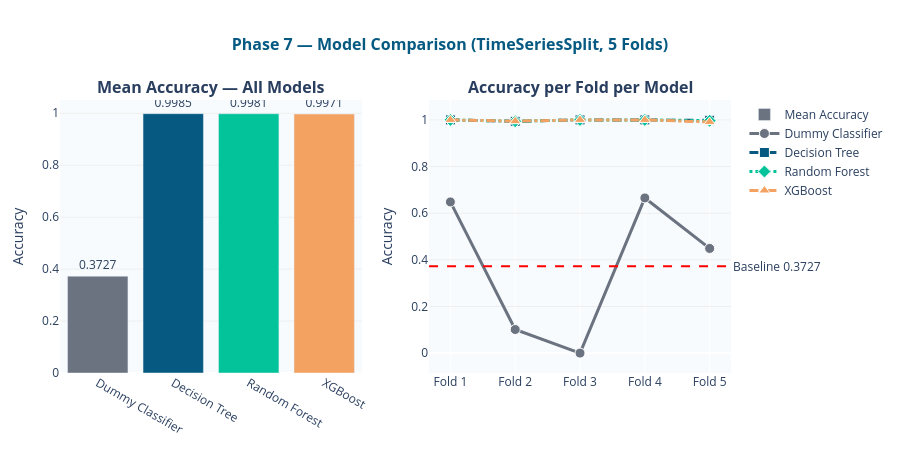

Notebook code for this chart:
### Markdown cell above
## Step 12 — Visualisations

### Code cell
COLORS     = ['#6B7280', '#065A82', '#02C39A', '#F4A261']
model_names = list(results.keys())
mean_accs   = [results_df.loc[n, 'Mean'] for n in model_names]

fig = make_subplots(
    rows=1, cols=2,
    subplot_titles=[
        '<b>Mean Accuracy — All Models</b>',
        '<b>Accuracy per Fold per Model</b>'
    ]
)

fig.add_trace(go.Bar(
    x=model_names, y=mean_accs,
    marker_color=COLORS,
    text=[f'{v:.4f}' for v in mean_accs],
    textposition='outside',
    name='Mean Accuracy'
), row=1, col=1)

DASHES  = ['solid', 'dash', 'dot', 'dashdot']
SYMBOLS = ['circle', 'square', 'diamond', 'triangle-up']
for i, (name, color) in enumerate(zip(model_names, COLORS)):
    fig.add_trace(go.Scatter(
        x=fold_cols,
        y=results[name],
        mode='lines+markers',
        name=name,
        line=dict(color=color, width=3, dash=DASHES[i % len(DASHES)]),
        marker=dict(size=10, symbol=SYMBOLS[i % len(SYMBOLS)],
                    line=dict(color='white', width=1))
    ), row=1, col=2)

fig.add_hline(
    y=dummy_mean, line_dash='dash', line_color='red',
    annotation_text=f'Baseline {dummy_mean:.4f}',
    annotation_position='right', row=1, col=2
)

fig.update_layout(
    title=dict(
        text='<b>Phase 7 — Model Comparison (TimeSeriesSplit, 5 Folds)</b>',
        font=dict(size=16, color='#065A82'), x=0.5
    ),
    height=450,
    paper_bgcolor='white',
    plot_bgcolor='#F8FBFD',
    margin=dict(t=100, b=60, l=60, r=60)
)
fig.update_yaxes(title_text='Accuracy', showgrid=True, gridcolor='#EEEEEE')
fig.write_html('phase7_model_comparison.html')
fig.show()

### Figure 1 — Plotly figure (JSON) as saved in the notebook; plotly's stock layout.template omitted (floating-point values rounded to 4 significant figures)
{"data": [{"marker": {"color": ["#6B7280", "#065A82", "#02C39A", "#F4A261"]}, "name": "Mean Accuracy", "text": ["0.3727", "0.9985", "0.9981", "0.9971"], "textposition": "outside", "type": "bar", "x": ["Dummy Classifier", "Decision Tree", "Random Forest", "XGBoost"], "xaxis": "x", "y": [0.3727, 0.9985, 0.9981, 0.9971], "yaxis": "y"}, {"line": {"color": "#6B7280", "dash": "solid", "width": 3}, "marker": {"line": {"color": "white", "width": 1}, "size": 10, "symbol": "circle"}, "mode": "lines+markers", "name": "Dummy Classifier", "type": "scatter", "x": ["Fold 1", "Fold 2", "Fold 3", "Fold 4", "Fold 5"], "xaxis": "x2", "y": [0.6483, 0.1011, 0, 0.6653, 0.4488], "yaxis": "y2"}, {"line": {"color": "#065A82", "dash": "dash", "width": 3}, "marker": {"line": {"color": "white", "width": 1}, "size": 10, "symbol": "square"}, "mode": "lines+markers", "name": "Decision Tree", "type": "scatter", "x": ["Fold 1", "Fold 2", "Fold 3", "Fold 4", "Fold 5"], "xaxis": "x2", "y": [1, 0.994, 1, 1, 0.9984], "yaxis": "y2"}, {"line": {"color": "#02C39A", "dash": "dot", "width": 3}, "marker": {"line": {"color": "white", "width": 1}, "size": 10, "symbol": "diamond"}, "mode": "lines+markers", "name": "Random Forest", "type": "scatter", "x": ["Fold 1", "Fold 2", "Fold 3", "Fold 4", "Fold 5"], "xaxis": "x2", "y": [1, 0.9943, 1, 1, 0.9964], "yaxis": "y2"}, {"line": {"color": "#F4A261", "dash": "dashdot", "width": 3}, "marker": {"line": {"color": "white", "width": 1}, "size": 10, "symbol": "triangle-up"}, "mode": "lines+markers", "name": "XGBoost", "type": "scatter", "x": ["Fold 1", "Fold 2", "Fold 3", "Fold 4", "Fold 5"], "xaxis": "x2", "y": [1, 0.9945, 1, 1, 0.9912], "yaxis": "y2"}], "layout": {"annotations": [{"font": {"size": 16}, "showarrow": false, "text": "<b>Mean Accuracy — All Models</b>", "x": 0.225, "xanchor": "center", "xref": "paper", "y": 1, "yanchor": "bottom", "yref": "paper"}, {"font": {"size": 16}, "showarrow": false, "text": "<b>Accuracy per Fold per Model</b>", "x": 0.775, "xanchor": "center", "xref": "paper", "y": 1, "yanchor": "bottom", "yref": "paper"}, {"showarrow": false, "text": "Baseline 0.3727", "x": 1, "xanchor": "left", "xref": "x2 domain", "y": 0.3727, "yanchor": "middle", "yref": "y2"}], "height": 450, "margin": {"b": 60, "l": 60, "r": 60, "t": 100}, "paper_bgcolor": "white", "plot_bgcolor": "#F8FBFD", "shapes": [{"line": {"color": "red", "dash": "dash"}, "type": "line", "x0": 0, "x1": 1, "xref": "x2 domain", "y0": 0.3727, "y1": 0.3727, "yref": "y2"}], "title": {"font": {"color": "#065A82", "size": 16}, "text": "<b>Phase 7 — Model Comparison (TimeSeriesSplit, 5 Folds)</b>", "x": 0.5}, "xaxis": {"anchor": "y", "domain": [0, 0.45]}, "xaxis2": {"anchor": "y2", "domain": [0.55, 1]}, "yaxis": {"anchor": "x", "domain": [0, 1], "gridcolor": "#EEEEEE", "showgrid": true, "title": {"text": "Accuracy"}}, "yaxis2": {"anchor": "x2", "domain": [0, 1], "gridcolor": "#EEEEEE", "showgrid": true, "title": {"text": "Accuracy"}}}}
